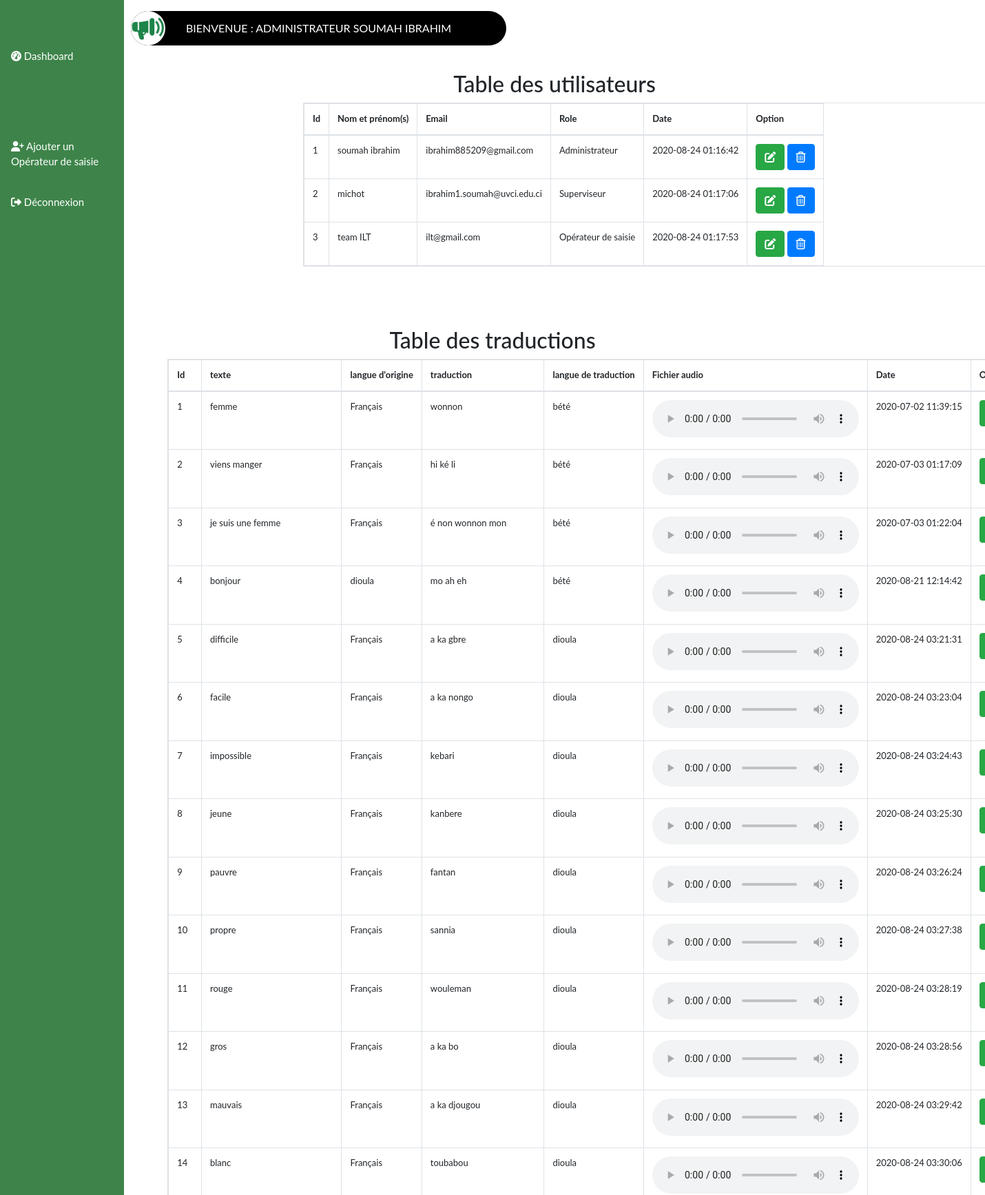
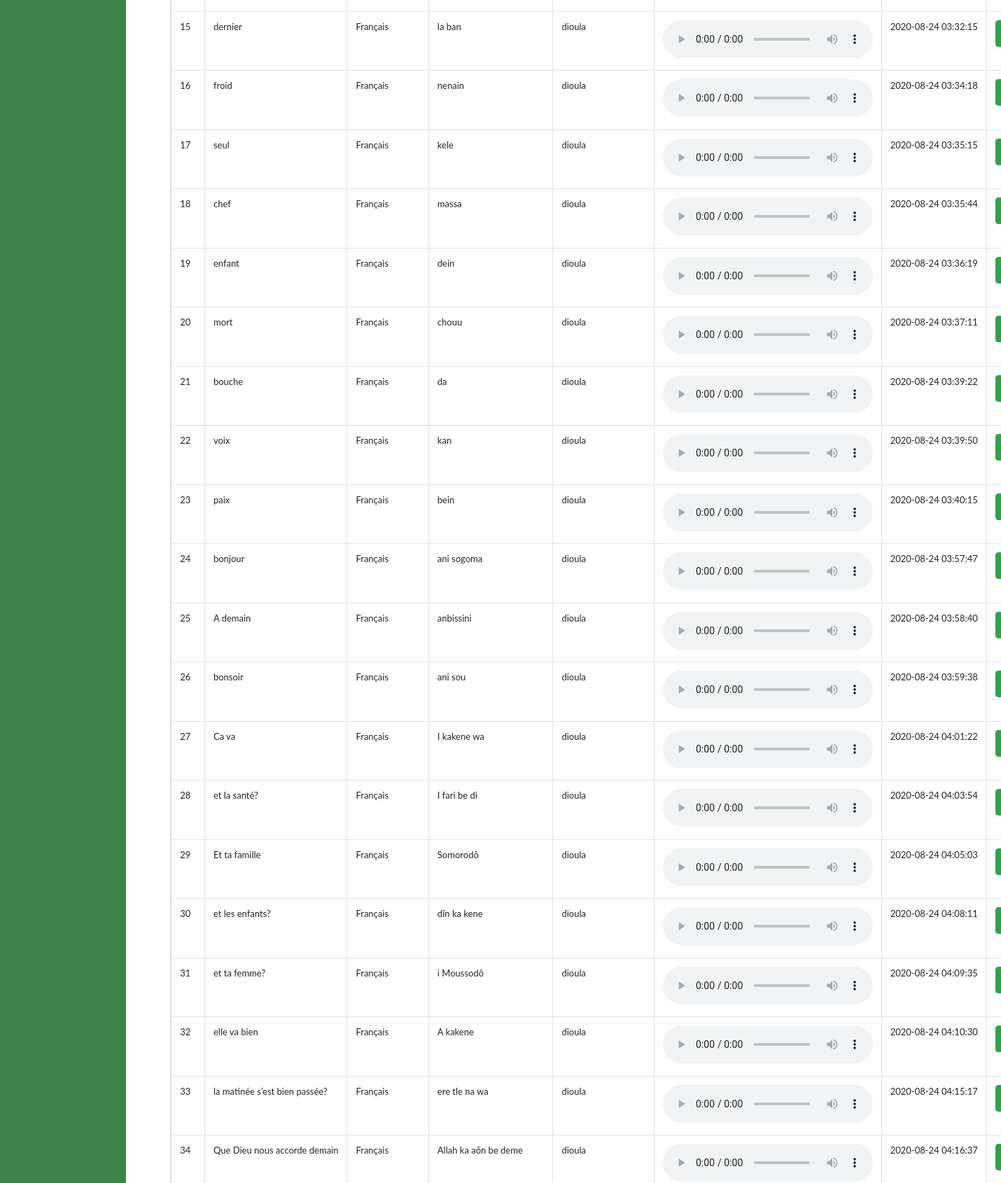
/dbd.php (signed in, upper part), run on the app's committed database (2 pictures, top to bottom).
### tables this page shows
CREATE TABLE `users` (
  `id` int(11) NOT NULL,
  `nometprenoms` varchar(100) NOT NULL,
  `email` varchar(50) NOT NULL,
  `password` varchar(150) NOT NULL,
  `role` varchar(50) NOT NULL,
  `date` timestamp NOT NULL DEFAULT current_timestamp() ON UPDATE current_timestamp()
);

CREATE TABLE `data` (
  `id` int(11) NOT NULL,
  `texte1` varchar(255) NOT NULL,
  `langue_start` varchar(255) NOT NULL,
  `texte2` varchar(255) NOT NULL,
  `langue_end` varchar(255) NOT NULL,
  `audio` varchar(255) NOT NULL,
  `datec` datetime NOT NULL
);

### dbd.php (the view, shortened to what this page needs)
<?php session_start();
if (isset($_SESSION['nometprenoms'])) {
  $nometprenoms = $_SESSION['nometprenoms'];
  $role = $_SESSION['role'];
} else {
  echo '<script language="Javascript">';
  echo 'document.location.replace("./logout.php")';
  echo ' </script>';
}
?>
<!DOCTYPE html>
<html lang="en">
<head>
  <link rel="stylesheet" href="https://maxcdn.bootstrapcdn.com/bootstrap/4.5.0/css/bootstrap.min.css">
</head>
<body>
  <?php include('connection.php');
  if ($role != 'Administrateur' && $role != 'Superviseur') {
  ?>
    <div class="sidebar ">
      <br><br><a href="#dashboard"><i class="fa fa-tachometer" aria-hidden="true"></i> Dashboard</a><br><br><br><br>
      <a href="editpwd.php"><i class="fa fa-key" aria-hidden="true"></i> Modifier mon mot de passe</a><br>
      <a href="addtext.php"><i class="fa fa-pencil" aria-hidden="true"></i> Ajouter un mot</a><br>
      <a href="addtext.php"><i class="fa fa-pencil" aria-hidden="true"></i> Ajouter une phrase</a><br>
      <a href="addlang.php"><i class="fa fa-bullhorn" aria-hidden="true"></i> Ajouter une langue</a><br>
      <a href="logout.php"><i class="fa fa-sign-out" aria-hidden="true"></i> Déconnexion</a><br>
    </div>
    <div class="main">
      <p>
        <div class="chip heading text-center text-uppercase text-white mb-3">
          <img src="logo.PNG" alt="logo" width="96" height="96">
          Bienvenue : <?php echo $role; ?> <?php echo $nometprenoms; ?> <br></br>
        </div>
        <center>
          <h2>Table des traductions</h2>
        </center>
        <div class="row">
          <div class="col-md-12 offset-md-2">
            <table class="table table-responsive table-bordered table-hovered">
              <thead>
                <tr>
                  <td>Id</td>
                  <td>texte</td>
                  <td>langue d'origine</td>
                  <td>traduction</td>
                  <td>langue de traduction</td>
                  <td>Fichier audio</td>
                  <td>Date</td>
                  <td>Option</td>
                </tr>
              </thead>
              <tbody>
                <?php
                include_once('connection.php');
                $sql = "SELECT id, texte1, langue_start, texte2, langue_end, audio, datec FROM data";
                $result_text = mysqli_query($con, $sql);
                while ($row = mysqli_fetch_array($result_text)) { ?>
                  <tr>
                    <td><?php echo $row['id'] ?></td>
                    <td><?php echo $row['texte1'] ?></td>
                    <td><?php echo $row['langue_start'] ?></td>
                    <td><?php echo $row['texte2'] ?></td>
                    <td><?php echo $row['langue_end'] ?></td>
                    <td>
                      <audio controls>
                        <source src="<?php echo $row['audio'] ?>" type="audio/mpeg">
                      </audio>
                    </td>
                    <td><?php echo $row['datec'] ?></td>
                    <td>
                      <a href="edittext.php?id=<?php echo $row['id'] ?>" class="btn btn-success"> <i class="fas fa-edit"></i></a>
                      <a href="deltext.php?id=<?php echo $row['id'] ?>" class="btn btn-primary"> <i class="far fa-trash-alt"></i></a>
                    </td>
                  </tr>
                <?php } ?>
              </tbody>
            </table>
          </div>
        </div><br><br><br><br>
        <center>
          <h2>Table des langues</h2>
        </center>
        <div class="container">
          <div class="row">
            <div class="w-50 mx-auto">
              <table class="table table-responsive table-bordered table-hovered">
                <thead>
                  <tr>
                    <td>Id</td>
                    <td>Langue</td>
                    <td>Date</td>
                    <td>Option</td>
                  </tr>
                </thead>
                <tbody>
                  <?php
                  include_once('connection.php');
                  $sql = "SELECT id, langue, datec FROM langues";
                  $result_langue = mysqli_query($con, $sql);
                  while ($row = mysqli_fetch_array($result_langue)) { ?>
                    <tr>
                      <td><?php echo $row['id'] ?></td>
                      <td><?php echo $row['langue'] ?></td>
                      <td><?php echo $row['datec'] ?></td>
                      <td>
                        <a href="editlang.php?id=<?php echo $row['id'] ?>" class="btn btn-success"> <i class="fas fa-edit"></i></a>
                        <a href="dellang.php?id=<?php echo $row['id'] ?>" class="btn btn-primary"> <i class="far fa-trash-alt"></i></a>
                      </td>
                    </tr>
                  <?php } ?>
                </tbody>
              </table>
            </div>
          </div>
        </div>
      </p>
    </div>
  <?php
  } elseif ($role != 'Superviseur' && $role != 'Opérateur de saisie') {
  ?>
    <div class="sidebar ">
      <br><br><a href="#Dashboard"><i class="fa fa-tachometer" aria-hidden="true"></i> Dashboard</a><br><br><br><br>
      <a href="addOS.php"><i class="fa fa-user-plus" aria-hidden="true"></i> Ajouter un Opérateur de saisie</a><br>
      <a href="logout.php"><i class="fa fa-sign-out"></i> Déconnexion</a><br>
    </div>
    <div class="main">
      <p>
        <div class="chip heading text-center text-uppercase text-white mb-3">
          <img src="logo.PNG" alt="logo" width="96" height="96">
          Bienvenue : <?php echo $role; ?> <?php echo $nometprenoms; ?> <br></br>
        </div>
        <center>
          <h2>Table des utilisateurs</h2>
        </center>
        <div class="container">
          <div class="row">
            <div class="col-md-12 offset-md-2">
              <table class="table table-responsive table-bordered table-hovered">
                <thead>
                  <tr>
                    <td>Id</td>
                    <td>Nom et prénom(s)</td>
                    <td>Email</td>
                    <td>Role</td>
                    <td>Date</td>
                    <td>Option</td>
                  </tr>
                </thead>
                <tbody>
                  <?php
                  include_once('connection.php');
                  $sql = "SELECT id, nometprenoms, email, role, date FROM users";
                  $result_utilisateur = mysqli_query($con, $sql);
                  while ($row = mysqli_fetch_array($result_utilisateur)) { ?>
                    <tr>
                      <td><?php echo $row['id'] ?></td>
                      <td><?php echo $row['nometprenoms'] ?></td>
                      <td><?php echo $row['email'] ?></td>
                      <td><?php echo $row['role'] ?></td>
                      <td><?php echo $row['date'] ?></td>
                      <td>
                        <a href="edituser.php?id=<?php echo $row['id'] ?>" class="btn btn-success"> <i class="fas fa-edit"></i></a>
                        <a href="deluser.php?id=<?php echo $row['id'] ?>" class="btn btn-primary"> <i class="far fa-trash-alt"></i></a>
                      </td>
                    </tr>
                  <?php } ?>
                </tbody>
              </table>
            </div>
          </div>
        </div>
    </div>
    <br><br><br>
    <center>
      <h2>Table des traductions</h2>
    </center>
    <div class="row">
      <div class="col-md-12 offset-md-2">
        <table class="table table-responsive table-bordered table-hovered">
          <thead>
            <tr>
              <td>Id</td>
              <td>texte</td>
              <td>langue d'origine</td>
              <td>traduction</td>
              <td>langue de traduction</td>
              <td>Fichier audio</td>
              <td>Date</td>
              <td>Option</td>
            </tr>
          </thead>
          <tbody>
            <?php
            include_once('connection.php');
            $sql = "SELECT id, texte1, langue_start, texte2, langue_end, audio, datec FROM data";
            $result_text = mysqli_query($con, $sql);
            while ($row = mysqli_fetch_array($result_text)) { ?>
              <tr>
                <td><?php echo $row['id'] ?></td>
                <td><?php echo $row['texte1'] ?></td>
                <td><?php echo $row['langue_start'] ?></td>
                <td><?php echo $row['texte2'] ?></td>
                <td><?php echo $row['langue_end'] ?></td>
                <td>
                  <audio controls>
                    <source src="<?php echo $row['audio'] ?>" type="audio/mpeg">
                  </audio>
                </td>
                <td><?php echo $row['datec'] ?></td>
                <td>
                  <a href="edittext.php?id=<?php echo $row['id'] ?>" class="btn btn-success"> <i class="fas fa-edit"></i></a>
                </td>
              </tr>
            <?php } ?>
          </tbody>
        </table>
      </div>
    </div><br><br><br><br>
  <?php
  }
  ?>
</body>
</html>

### dbd.php (style rules this page uses)
body { font-family: "Lato", sans-serif; }
.sidebar { height: 100%; width: 180px; position: fixed; z-index: 1; top: 0; left: 0; background-color: #3E844A; overflow-x: hidden; padding-top: 16px; }
.sidebar a { padding: 6px 8px 6px 16px; text-decoration: none; font-size: 15px; color: #FFFFFF; display: block; }
.main { margin-left: 180px; padding: 0px 10px; }
.chip { display: inline-block; padding: 0 80px; height: 50px; font-size: 16px; line-height: 50px; border-radius: 25px; background-color: #000000; }
.chip img { float: left; margin: 0 10px 0 -80px; height: 50px; width: 50px; border-radius: 50%; }
table { font-size: 13px; }
thead { font-weight: bold; }

### data on the page
users: id "1", nometprenoms "soumah ibrahim", email "ibrahim885209@gmail.com", role "Administrateur", date "2020-08-24 01:16:42"
users: id "2", nometprenoms "michot", email "ibrahim1.soumah@uvci.edu.ci", role "Superviseur", date "2020-08-24 01:17:06"
users: id "3", nometprenoms "team ILT", email "ilt@gmail.com", role "Opérateur de saisie", date "2020-08-24 01:17:53"
data: id "1", texte1 "femme", langue_start "Français", texte2 "wonnon", langue_end "bété", datec "2020-07-02 11:39:15"
data: id "2", texte1 "viens manger", langue_start "Français", texte2 "hi ké li", langue_end "bété", datec "2020-07-03 01:17:09"
data: id "3", texte1 "je suis une femme", langue_start "Français", texte2 "é non wonnon mon", langue_end "bété", datec "2020-07-03 01:22:04"
data: id "4", texte1 "bonjour", langue_start "dioula", texte2 "mo ah eh", langue_end "bété", datec "2020-08-21 12:14:42"
data: id "5", texte1 "difficile", langue_start "Français", texte2 "a ka gbre", langue_end "dioula", datec "2020-08-24 03:21:31"
data: id "6", texte1 "facile", langue_start "Français", texte2 "a ka nongo", langue_end "dioula", datec "2020-08-24 03:23:04"
data: id "7", texte1 "impossible", langue_start "Français", texte2 "kebari", langue_end "dioula", datec "2020-08-24 03:24:43"
data: id "8", texte1 "jeune", langue_start "Français", texte2 "kanbere", langue_end "dioula", datec "2020-08-24 03:25:30"
data: id "9", texte1 "pauvre", langue_start "Français", texte2 "fantan", langue_end "dioula", datec "2020-08-24 03:26:24"
data: id "10", texte1 "propre", langue_start "Français", texte2 "sannia", langue_end "dioula", datec "2020-08-24 03:27:38"
data: id "11", texte1 "rouge", langue_start "Français", texte2 "wouleman", langue_end "dioula", datec "2020-08-24 03:28:19"
data: id "12", texte1 "gros", langue_start "Français", texte2 "a ka bo", langue_end "dioula", datec "2020-08-24 03:28:56"
data: id "13", texte1 "mauvais", langue_start "Français", texte2 "a ka djougou", langue_end "dioula", datec "2020-08-24 03:29:42"
data: id "14", texte1 "blanc", langue_start "Français", texte2 "toubabou", langue_end "dioula", datec "2020-08-24 03:30:06"
data: id "15", texte1 "dernier", langue_start "Français", texte2 "la ban", langue_end "dioula", datec "2020-08-24 03:32:15"
data: id "16", texte1 "froid", langue_start "Français", texte2 "nenain", langue_end "dioula", datec "2020-08-24 03:34:18"
data: id "17", texte1 "seul", langue_start "Français", texte2 "kele", langue_end "dioula", datec "2020-08-24 03:35:15"
data: id "18", texte1 "chef", langue_start "Français", texte2 "massa", langue_end "dioula", datec "2020-08-24 03:35:44"
data: id "19", texte1 "enfant", langue_start "Français", texte2 "dein", langue_end "dioula", datec "2020-08-24 03:36:19"
data: id "20", texte1 "mort", langue_start "Français", texte2 "chouu", langue_end "dioula", datec "2020-08-24 03:37:11"
data: id "21", texte1 "bouche", langue_start "Français", texte2 "da", langue_end "dioula", datec "2020-08-24 03:39:22"
data: id "22", texte1 "voix", langue_start "Français", texte2 "kan", langue_end "dioula", datec "2020-08-24 03:39:50"
data: id "23", texte1 "paix", langue_start "Français", texte2 "bein", langue_end "dioula", datec "2020-08-24 03:40:15"
data: id "24", texte1 "bonjour", langue_start "Français", texte2 "ani sogoma", langue_end "dioula", datec "2020-08-24 03:57:47"
data: id "25", texte1 "A demain", langue_start "Français", texte2 "anbissini", langue_end "dioula", datec "2020-08-24 03:58:40"
data: id "26", texte1 "bonsoir", langue_start "Français", texte2 "ani sou", langue_end "dioula", datec "2020-08-24 03:59:38"
data: id "27", texte1 "Ca va", langue_start "Français", texte2 "I kakene wa", langue_end "dioula", datec "2020-08-24 04:01:22"
data: id "28", texte1 "et la santé?", langue_start "Français", texte2 "I fari be di", langue_end "dioula", datec "2020-08-24 04:03:54"
data: id "29", texte1 "Et ta famille", langue_start "Français", texte2 "Somorodô", langue_end "dioula", datec "2020-08-24 04:05:03"
data: id "30", texte1 "et les enfants?", langue_start "Français", texte2 "dîn ka kene", langue_end "dioula", datec "2020-08-24 04:08:11"
data: id "31", texte1 "et ta femme?", langue_start "Français", texte2 "i Moussodô", langue_end "dioula", datec "2020-08-24 04:09:35"
data: id "32", texte1 "elle va bien", langue_start "Français", texte2 "A kakene", langue_end "dioula", datec "2020-08-24 04:10:30"
data: id "33", texte1 "la matinée s’est bien passée?", langue_start "Français", texte2 "ere tle na wa", langue_end "dioula", datec "2020-08-24 04:15:17"
data: id "34", texte1 "Que Dieu nous accorde demain", langue_start "Français", texte2 "Allah ka aôn be deme", langue_end "dioula", datec "2020-08-24 04:16:37"

### other printed values
$role "ADMINISTRATEUR"
$nometprenoms "SOUMAH IBRAHIM"
